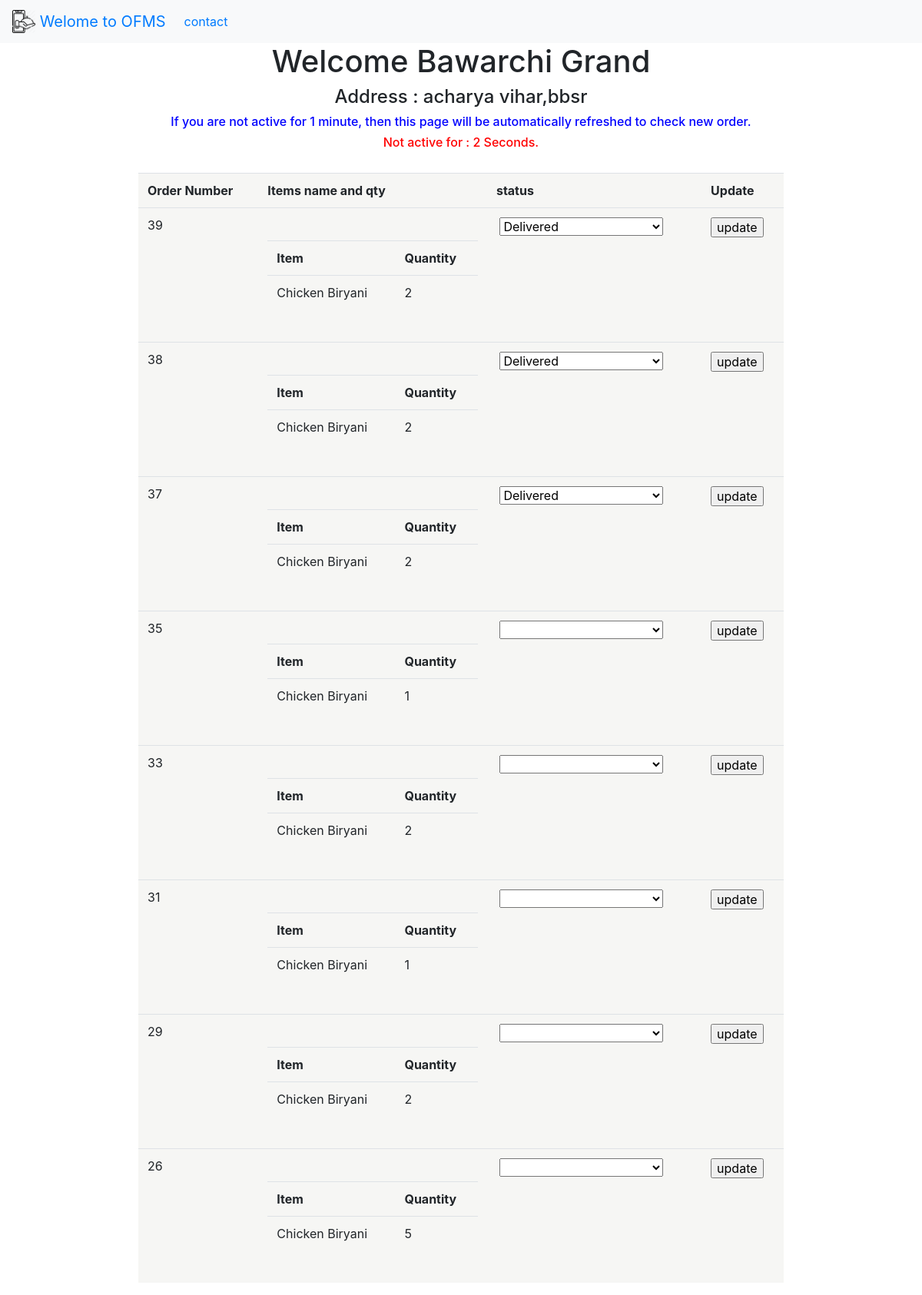
/hotels/3/orders/, run on the app's committed database.
### service/models.py (models this page shows, shortened)
class Hotel ( models . Model ) :
	hotel_name = models . CharField ( max_length = 30 , unique=True, null = True , default = None )
	hotel_address = models . CharField ( max_length = 100, null = True , default = None  )
	hotel_phone_number = models . CharField ( max_length = 20 )
	hotel_reting = models . IntegerField ( null = True , default = 0)
	hoel_image = models . CharField ( max_length = 1000 , null = True , default = None )

class  Order ( models . Model ) :
	username = models . CharField ( max_length = 50 )
	hotel_id = models . CharField ( max_length = 20 )
	item_ids = models . CharField ( max_length = 500 )
	order_date = models . DateField ( default = datetime . now  )
	hotel_status = models . CharField ( max_length = 30 ,default='Please Wait for Hotel conformation !', choices = [ [i,i] for i in  ['cancel', 'accept', 'processing', 'cooking', 'packed', 'delivered', 'orderonhandofdelvboy', 'On the Way', 'iod', 'Delivered']])
	order_address = models . CharField ( max_length = 500 , default = 'None', null = True )
	user_hotel_reting = models . IntegerField ( null = True )
	user_delivery_boy_reting = models . IntegerField ( null = True )
	user_review = models . CharField ( max_length = 100 , null = True )
	def __str__ ( self ) :
		return '{} {} {}'.format ( self . id , self . hotel_id , self.username , self . hotel_status )

class Item ( models . Model ) :
	hotel = models . ForeignKey( Hotel , on_delete=models.CASCADE, null = True , default = None )
	item_name = models . CharField ( max_length = 30  )
	item_price = models . IntegerField ( null = True , default = 0)
	item_discount = models . IntegerField ( null = True , default = 0)
	item_image = models . CharField ( max_length = 1000 , null = True , default = None )

### Hotel/views.py (the view)
def getorderslist ( request , id ) :
	hotel = Hotel . objects . get ( id = id )
	objs = Order . objects . filter ( hotel_id = id ) [ : : -1 ]
	objs = [ x for x in objs ]
	print ( objs )
	for x in objs :
		y = eval ( x . item_ids )
		itn = y [ 0 ]
		itq = y [ 1 ]
		temp = zip ( itn , itq )
		xlist =  ( [ [ Item . objects . get ( id = x ) . item_name   , y] for x , y in temp if y != '' ] )
		x = x . __dict__
		x . update ( { 'xlist' : xlist })
	return render ( request , 'hotelorders.html', { 'data' : objs, 'hotel' : hotel })

### Hotel/templates/hotelorders.html (shortened to what this page needs)
{% extends 'base.html'%}
{% block myblock %}
	<h1 align="center">Welcome {{ hotel.hotel_name }}</h1>
	<h4 align="center"> Address : {{ hotel.hotel_address }}</h4>
	<h6 align="center" style="color: blue">If you are not active for 1 minute, then this page will be automatically refreshed to check new order.</h6>
	<h6 align="center" id = 'x'><font color="red">Not active for : <font id = 'activetime'> 0  </font> Seconds.</font></h6>
<table class="table" style="width: 70%; padding-top: -20%;" align="center">
	<tr>
		<th> Order Number </th>
		<th> Items name and qty </th>
		<th> status </th>
		<th> Update </th>
	</tr>
{% for rec in data %}
	<tr>
		<td> {{ rec.id }} </td>
		<td>
			<table width="100%">
				<th>Item </th> <th> Quantity </th>
		{% for x in rec.xlist %}
			<tr><td> {{x.0}} </td><td> {{x.1}} </td></tr>
		{% endfor %} </td>
			</table>
	<form action="http://localhost:8000/hotels/{{rec.hotel_id}}/orders/{{rec.id}}/update/" method="get">
		<td>	<label for="{{rec.id}}">   </label>
			<select name = 'selected' id="{{ rec.id }}" class="mdb-select md-form colorful-select dropdown-primary"  >
			  <option value=""></option>
			  <option value="cancel" style="color: red" {% if rec.hotel_status == 'cancel' %} selected="selected"{% endif %}>Cancel</option>
			  <option disabled value="Delivered" {% if rec.hotel_status == 'Delivered' %} selected="selected"{% endif %}>Delivered</option>
			</select>
			</td>
	<td>			<input type="submit" value = 'update'></input> </td>
	</form>
	</tr>
{% endfor %}
{% endblock %}

### Hotel/templates/hotelorders.html (style rules this page uses)
table { background-color: #f6f6f4; margin: 30px auto; border-collapse: separate; border-spacing: 0; }

### data on the page
Hotel: hotel_name "Bawarchi Grand", hotel_address "acharya vihar,bbsr"
Order: id "39", x "2", selected "Delivered"
Item: item_name "Chicken Biryani" "Chicken Biryani" "Chicken Biryani" "Chicken Biryani" "Chicken Biryani" "Chicken Biryani" "Chicken Biryani" "Chicken Biryani"
Order: id "38", x "2", selected "Delivered"
Order: id "37", x "2", selected "Delivered"
Order: id "35", x "1"
Order: id "33", x "2"
Order: id "31", x "1"
Order: id "29", x "2"
Order: id "26", x "5"
